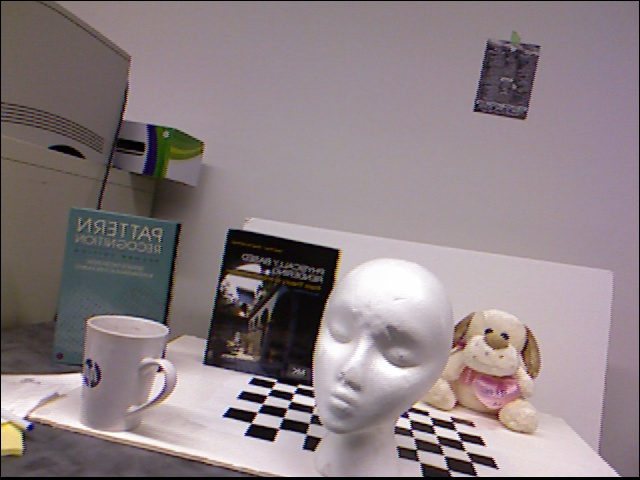
//> input picture color.jpg, 640 x 480 px
$ ./Project03_Vijjana   (built with g++ and OpenCV 4)
//> lines starting //> are read from the running program, lines starting //| are printed output that depends on the picture
#define _USE_MATH_DEFINES

#include<opencv2/core.hpp>
#include<opencv2/highgui.hpp>
#include<opencv2/imgproc.hpp>
#include<iostream>
#include<sstream>
#include<fstream>
#include <cmath>
#pragma warning(disable:4996)

using namespace cv;
using namespace std;

Mat depth, color, xyz_cloud, rgb_cloud, camMatrix, RxMatrix, RyMatrix, Pt_cloud, V_Img, tempV;

//for arbitrary rotation
Mat T, R1, R2, R3, ar_ptcloud;

short int f = 524;
short int cx = 316;
short int cy = 256;

int c = 0;
int j = 0;

int deg = 0;
int deg2 = 0;
float tx = 0;
float ty = 0;
float tz = 0;

double degInRadians = 0;
double deg2InRadians = 0;

short int Z, X, Y;
uchar b, g, r;

int x, y;

string rotationType = "x";
bool isArRotation = false;


void genPtCloud(short int X, short int Y, short int Z) {
    xyz_cloud.ptr<float>(0)[c] = float(X);
    xyz_cloud.ptr<float>(1)[c] = float(Y);
    xyz_cloud.ptr<float>(2)[c] = float(Z);
    xyz_cloud.ptr<float>(3)[c] = float(1);
}

void genRGBCloud(uchar b, uchar g, uchar r) {
    rgb_cloud.ptr<uchar>(0)[c] = b;
    rgb_cloud.ptr<uchar>(1)[c] = g;
    rgb_cloud.ptr<uchar>(2)[c] = r;
}

void fillVImg(int x, int y) {
    if (x >= 0 && x < V_Img.cols && y >= 0 && y < V_Img.rows) {
        V_Img.ptr<uchar>(y)[3 * x] = rgb_cloud.ptr<uchar>(0)[j];
        V_Img.ptr<uchar>(y)[3 * x + 1] = rgb_cloud.ptr<uchar>(1)[j];
        V_Img.ptr<uchar>(y)[3 * x + 2] = rgb_cloud.ptr<uchar>(2)[j];
    }
}

void genCamMatrix() {
    camMatrix.ptr<float>(0)[0] = f;
    camMatrix.ptr<float>(0)[2] = cx;
    camMatrix.ptr<float>(1)[1] = f;
    camMatrix.ptr<float>(1)[2] = cy;
    camMatrix.ptr<float>(2)[2] = 1;
}

void genRxMatrix(){
    RxMatrix.ptr<float>(0)[3] = tx;
    RxMatrix.ptr<float>(1)[1] = float(cos(degInRadians));
    RxMatrix.ptr<float>(1)[2] = float(-sin(degInRadians));
    RxMatrix.ptr<float>(1)[3] = ty;
    RxMatrix.ptr<float>(2)[1] = float(sin(degInRadians));
    RxMatrix.ptr<float>(2)[2] = float(cos(degInRadians));
    RxMatrix.ptr<float>(2)[3] = tz;
}

void genRyMatrix() {
    RyMatrix.ptr<float>(0)[0] = float(cos(degInRadians));
    RyMatrix.ptr<float>(0)[2] = float(sin(degInRadians));
    RyMatrix.ptr<float>(0)[3] = tx;
    RyMatrix.ptr<float>(1)[3] = ty;
    RyMatrix.ptr<float>(2)[0] = float(-sin(degInRadians));
    RyMatrix.ptr<float>(2)[2] = float(cos(degInRadians));
    RyMatrix.ptr<float>(2)[3] = tz;
}

void genARImage() {

    genCamMatrix();
    genRxMatrix();
    genRyMatrix();


    R2.ptr<float>(0)[0] = float(319 / 399.02);
    R2.ptr<float>(0)[1] = float(-239.7 / 399.02);
    R2.ptr<float>(1)[1] = float(319 / 399.02);
    R2.ptr<float>(1)[0] = float(239.7 / 399.02);

    R3.ptr<float>(1)[1] = float(cos(deg2InRadians));
    R3.ptr<float>(1)[2] = float(-sin(deg2InRadians));
    R3.ptr<float>(2)[1] = float(sin(deg2InRadians));
    R3.ptr<float>(2)[2] = float(cos(deg2InRadians));

    ar_ptcloud = T.inv() * (R1.inv() * (R2.inv() * (R3 * (R2 * (R1 * (T * xyz_cloud))))));
    Pt_cloud = camMatrix * (RxMatrix*ar_ptcloud);

}

void genVImage() {

    genCamMatrix();
    genRxMatrix();
    genRyMatrix();

    for (int y = 0; y < color.rows; y++) {
        for (int x = 0; x < color.cols; x++) {

            Z = depth.ptr<short int>(y)[x];
            X = ((x - cx) * Z) / f;
            Y = ((y - cy) * Z) / f;

            b = color.ptr<uchar>(y)[3 * x];
            g = color.ptr<uchar>(y)[3 * x + 1];
            r = color.ptr<uchar>(y)[3 * x + 2];
            c++;
            genPtCloud(X, Y, Z);
            genRGBCloud(b, g, r);
        }
    }

    if (rotationType == "x") {
        Pt_cloud = (camMatrix * (RxMatrix * xyz_cloud));
    }
    else if (rotationType == "y") {
        Pt_cloud = (camMatrix * (RyMatrix * xyz_cloud));
    }
    else if (rotationType == "ar") {
        genARImage();
    }

    for (int i = 0; i < 307200; i++) {
        if (Pt_cloud.ptr<float>(2)[i] != 0) {
            x = int(Pt_cloud.ptr<float>(0)[i] / Pt_cloud.ptr<float>(2)[i]);
            y = int(Pt_cloud.ptr<float>(1)[i] / Pt_cloud.ptr<float>(2)[i]);

        }
        else {

            x = 0;
            y = 0;
        }

        fillVImg(x, y);
        j++;
    }
}


int main(int argc, char** argv)
{

    depth.create(480, 640, CV_16UC1);
    color = imread("C:/Sem01_Fall2021/Advanced Computer Vision/OpenCV3DProjection/color.jpg");
//> color is the input picture: 480 rows x 640 cols, CV_8UC3; mean B, G, R 132.4, 128.6, 141.1

    FILE* fp = fopen("C:/Sem01_Fall2021/Advanced Computer Vision/OpenCV3DProjection/depth.dat", "rb");

    fread(depth.data, 2, 640 * 480, fp);
    fclose(fp);

    xyz_cloud = Mat::ones(4, 307200, CV_32FC1);
    rgb_cloud.create(3, 307200, CV_8UC1);

    camMatrix = Mat::zeros(3, 4, CV_32FC1);
    RxMatrix = Mat::eye(4, 4, CV_32FC1);
    RyMatrix = Mat::eye(4, 4, CV_32FC1);

    V_Img = Mat::zeros(color.rows, color.cols, CV_8UC3);

    //translation matrix 1
    T = Mat::eye(4, 4, CV_32FC1);
    T.ptr<float>(0)[3] = float(-0.3);
    T.ptr<float>(1)[3] = float(-1.0);

    //rotation matrix 1
    R1 = Mat::eye(4, 4, CV_32FC1); //coz,aplha is 0deg.

    //rotation matrix 2
    R2 = Mat::eye(4, 4, CV_32FC1);

    //rotation matrix 3
    R3 = Mat::eye(4, 4, CV_32FC1);


    while (1) {

        V_Img = Mat::zeros(color.rows, color.cols, CV_8UC3);


        if (c >= 307200) {
            c = 0;
        }
        if (j >= 307200) {
            j = 0;
        }

        genVImage();
//> the loop in genVImage, `for (int y = 0; y < color.rows; y++)` made 480 passes
//> (b, r) on passes 1 to 3: (8, 1), (7, 0), (7, 1)
//> after the loop in genVImage, `for (int y = 0; y < color.rows; y++)`: Z = 0; b = 6; g = 2; r = 1; c = 307200

        //V_Img = Mat::zeros(color.rows, color.cols, CV_8UC3);

        imshow("depth", depth);
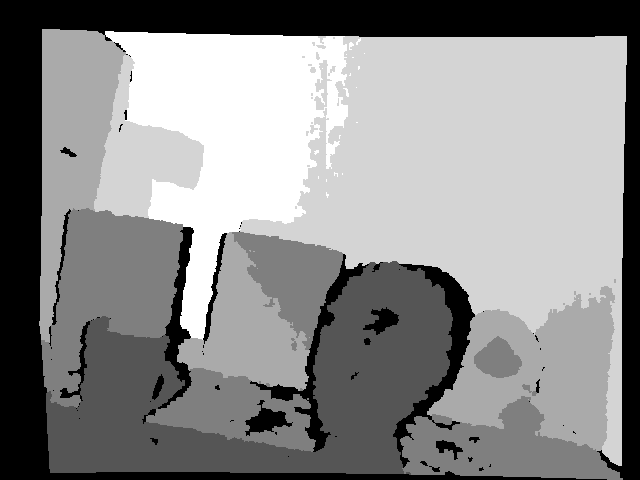
//> window 'depth': 480 rows x 640 cols, CV_8UC1; min 0, max 6, mean 3.29; drawn with min black and max white
        imshow("color", color);
        imshow("VImg", V_Img);
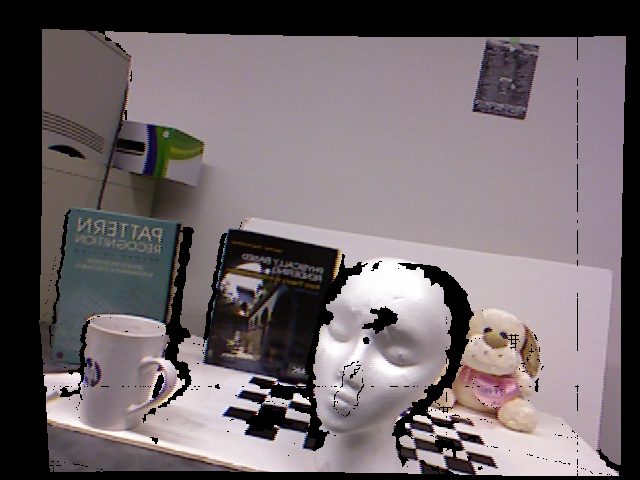
//> window 'VImg': 480 rows x 640 cols, CV_8UC3; mean B, G, R 107.9, 104.3, 114

        uchar a = waitKey(1);
//> the 'x' key is pressed
        degInRadians = deg * M_PI / 180;
        deg2InRadians = deg2 * M_PI / 180;

        if (a == 27) {
            break;
        }
        else if (a == 'a') {

                tx = tx - 10;


        }
        else if (a == 'd') {

                tx = tx + 10;


        }
        else if (a == 'w') {

                ty = ty - 10;

        }
        else if (a == 's') {

                ty = ty + 10;

        }
        else if (a == 'z') {

             f = f + 30;

        }
        else if (a == 'x') {

                f = f - 30;

        }
        else if (a == 'r') {
            f = 524;
            tx = 0;
            ty = 0;
            deg = 0;
            deg2 = 0;
            rotationType = "x";
        }
        else if (a == 'o') {
            printf("Image Saved.");
            imwrite("vImg.jpg", V_Img);
        }
        else if (a == '1') {
            deg = deg + 5;
            rotationType = "x";

        }
        else if (a == '2') {
            deg = deg - 5;
            rotationType = "x";
        }
        else if (a == '3') {
            deg = deg + 5;
            rotationType = "y";
        }
        else if (a == '4') {
            deg = deg - 5;
            rotationType = "y";
        }
        else if (a == '5') {
            deg2 = deg2 + 5;
            rotationType = "ar";

        }
        else if (a == '6') {
            deg2 = deg2 - 5;
            rotationType = "ar";
        }

    }
//> after the loop, c = 307200

    return 1;
}
